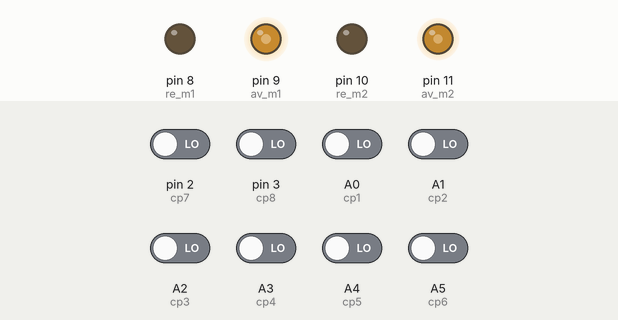
A sketch run on a simulated Arduino Uno, built with avr-gcc and run on an emulated ATmega328P. Shown: output pins drawn as LEDs (lit = HIGH). Inputs (shaded band) come from the test bench; at power-on: A0 (cp1), A1 (cp2), A2 (cp3), A3 (cp4), A4 (cp5), A5 (cp6), pin 2 (cp7), pin 3 (cp8) LOW.

Above: at 1.2 s.
1.3 s: pin 2 (cp7) driven HIGH
At 2.5 s:
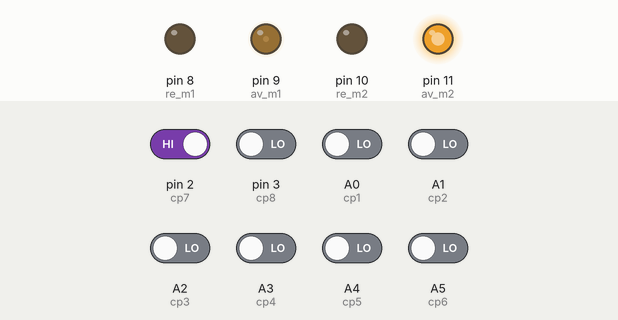
2.8 s: A0 (cp1) driven HIGH
At 3.9 s:
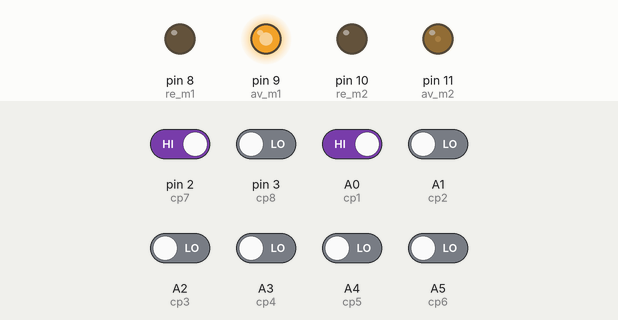
4.3 s: A3 (cp4) driven HIGH
At 5.0 s:
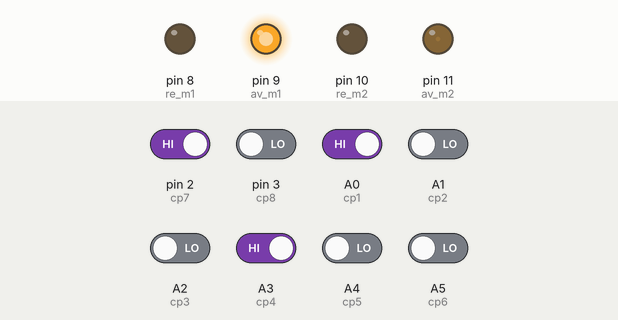
5.8 s: pin 3 (cp8) driven HIGH
At 6.2 s:
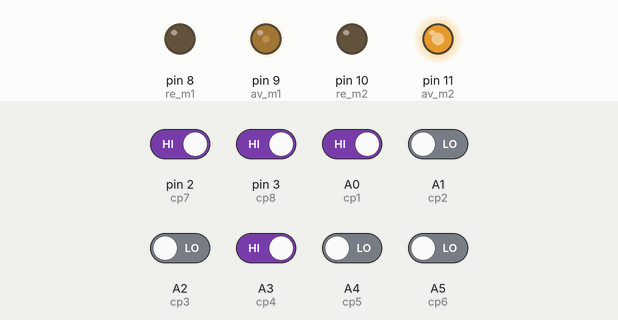
7.3 s: A2 (cp3) driven HIGH
At 8.5 s:
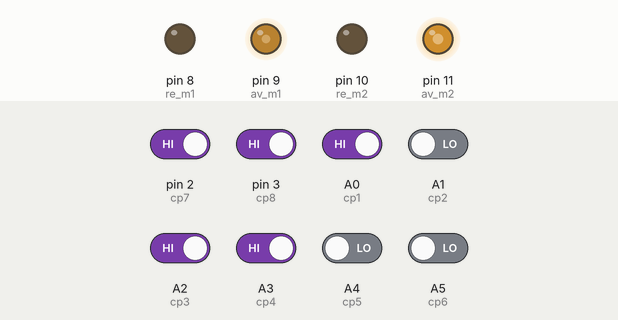
8.8 s: A1 (cp2) driven HIGH
At 9.6 s:
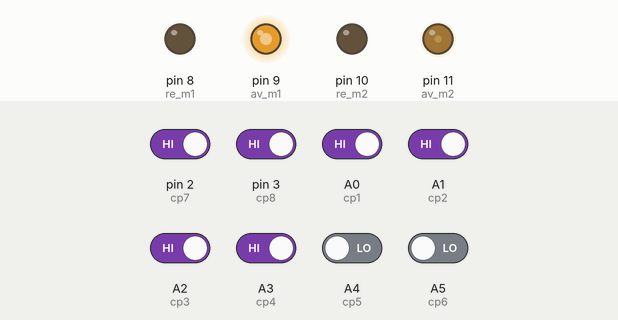
Timing chart, 0 to 11.3 s (numbered marks = the images above; inputs shaded):
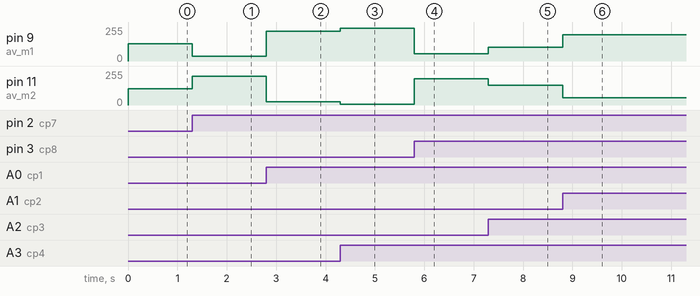

The sketch:

pid_line_follower.ino
```cpp
// Moteur 1
int av_m1 = 9;
int re_m1 = 8;
int basespeedm1 = 130 ;
int maxspeedm1 = 255;

// Moteur 2
int av_m2 = 11;
int re_m2 = 10;
int basespeedm2 = 121;
int maxspeedm2 = 255;

//les capteurs
int cp1 = A0;
int cp2 = A1;
int cp3 = A2;
int cp4 = A3;
int cp5 = A4;
int cp6 = A5;
int cp7 = 2;
int cp8 = 3;


int values[8] = {-100,-50,-25,-10,10,25,50,100};
int sensors[8];

float kp = 1.9;
float kd =1 ;
float ki = 0.05;


int P,D;
int I = 0;
int n=0;

int lasterror = 0;


void setup() {
  pinMode(av_m1, OUTPUT);
  pinMode(re_m1, OUTPUT);
  pinMode(av_m2, OUTPUT);
  pinMode(re_m2, OUTPUT);

  pinMode(cp1, INPUT);
  pinMode(cp2, INPUT);
  pinMode(cp3, INPUT);
  pinMode(cp4, INPUT);
  pinMode(cp5, INPUT);
  pinMode(cp6, INPUT);
  pinMode(cp7, INPUT);
  pinMode(cp8, INPUT);

  Serial.begin(9600);

}


void left(int posa, int posb) {
  //set the appropriate values for aphase and bphase so that the robot goes straight
  analogWrite(av_m1, posb);
  digitalWrite(av_m2, 0);
  digitalWrite(re_m1, 0);
  analogWrite(re_m2, posa);
}
void right(int posa, int posb) {
  //set the appropriate values for aphase and bphase so that the robot goes straight
  analogWrite(av_m2, posb);
  digitalWrite(av_m1, LOW);
  digitalWrite(re_m2, LOW);
  analogWrite(re_m1, posa);
}


void forward_brake(int posa, int posb) {
  //set the appropriate values for aphase and bphase so that the robot goes straight
  digitalWrite(re_m1, LOW);
  digitalWrite(re_m2, LOW);
  analogWrite(av_m1, posa);
  analogWrite(av_m2, posb);
}


int lasttime=0;

void loop() {
    int currenttime=millis();

  int somme = 0;
  int error = 0;

  sensors[0] = digitalRead(cp1);
  sensors[1] = digitalRead(cp2);
  sensors[2] = digitalRead(cp3);
  sensors[3] = digitalRead(cp4);
  sensors[4] = digitalRead(cp5);
  sensors[5] = digitalRead(cp6);
  sensors[6] = digitalRead(cp7);
  sensors[7] = digitalRead(cp8);


  for (int i=0 ; i<8 ; i++){
    error += sensors[i]*values[i];
    somme += sensors[i];
  }


  P = error;

  D = error - lasterror;
  lasterror = error;

  int motorspeed = P*kp + D*kd ;

  int speedm1 = basespeedm1 - motorspeed;
  int speedm2 = basespeedm2 + motorspeed;

  if (speedm1 > maxspeedm1) {
    speedm1 = maxspeedm1;
  }
  if (speedm1 < 0) {
    speedm1 = 0;
  }
  if (speedm2 > maxspeedm2) {
    speedm2 = maxspeedm2;
  }
  if (speedm2 < 0) {
    speedm2 = 0;
  }

  forward_brake(speedm1 , speedm2);


}
```

Measured:
- after the input at 1.3 s, pin 9 (av_m1): 130/255 → 35/255 at once; pin 11 (av_m2): 121/255 → 216/255 at once
- after the input at 2.8 s, pin 9 (av_m1): 35/255 → 225/255 at once; pin 11 (av_m2): 216/255 → 26/255 at once
- after the input at 4.3 s, pin 9 (av_m1): 225/255 → 244/255 at once; pin 11 (av_m2): 26/255 → 7/255 at once
- after the input at 5.8 s, pin 9 (av_m1): 244/255 → 54/255 at once; pin 11 (av_m2): 7/255 → 197/255 at once
- after the input at 7.3 s, pin 9 (av_m1): 54/255 → 102/255 at once; pin 11 (av_m2): 197/255 → 149/255 at once
- after the input at 8.8 s, pin 9 (av_m1): 102/255 → 196/255 at once; pin 11 (av_m2): 149/255 → 55/255 at once
